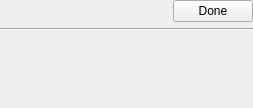
<?xml version="1.0" encoding="UTF-8"?>
<ui version="4.0">
 <class>ProducerViewContainer_UI</class>
 <widget class="QWidget" name="ProducerViewContainer_UI">
  <property name="geometry">
   <rect>
    <x>0</x>
    <y>0</y>
    <width>253</width>
    <height>108</height>
   </rect>
  </property>
  <layout class="QGridLayout" name="gridLayout_2">
   <property name="margin">
    <number>0</number>
   </property>
   <item row="0" column="2">
    <widget class="KPushButton" name="doneButton">
     <property name="text">
      <string>Done</string>
     </property>
    </widget>
   </item>
   <item row="0" column="1">
    <spacer name="horizontalSpacer">
     <property name="orientation">
      <enum>Qt::Horizontal</enum>
     </property>
     <property name="sizeHint" stdset="0">
      <size>
       <width>107</width>
       <height>20</height>
      </size>
     </property>
    </spacer>
   </item>
   <item row="0" column="0">
    <widget class="QLabel" name="producerTitle">
     <property name="text">
      <string/>
     </property>
    </widget>
   </item>
   <item row="1" column="0" colspan="3">
    <widget class="Line" name="line">
     <property name="orientation">
      <enum>Qt::Horizontal</enum>
     </property>
    </widget>
   </item>
   <item row="2" column="0" colspan="3">
    <widget class="QScrollArea" name="scrollArea">
     <property name="frameShape">
      <enum>QFrame::NoFrame</enum>
     </property>
     <property name="frameShadow">
      <enum>QFrame::Plain</enum>
     </property>
     <property name="widgetResizable">
      <bool>true</bool>
     </property>
     <widget class="QWidget" name="scrollAreaWidgetContents">
      <property name="geometry">
       <rect>
        <x>0</x>
        <y>0</y>
        <width>253</width>
        <height>72</height>
       </rect>
      </property>
      <layout class="QGridLayout" name="gridLayout">
       <property name="margin">
        <number>0</number>
       </property>
       <item row="1" column="0" colspan="2">
        <widget class="QFrame" name="frameContainer"/>
       </item>
      </layout>
     </widget>
    </widget>
   </item>
  </layout>
 </widget>
 <customwidgets>
  <customwidget>
   <class>KPushButton</class>
   <extends>QPushButton</extends>
   <header>kpushbutton.h</header>
  </customwidget>
 </customwidgets>
 <resources/>
 <connections/>
</ui>
